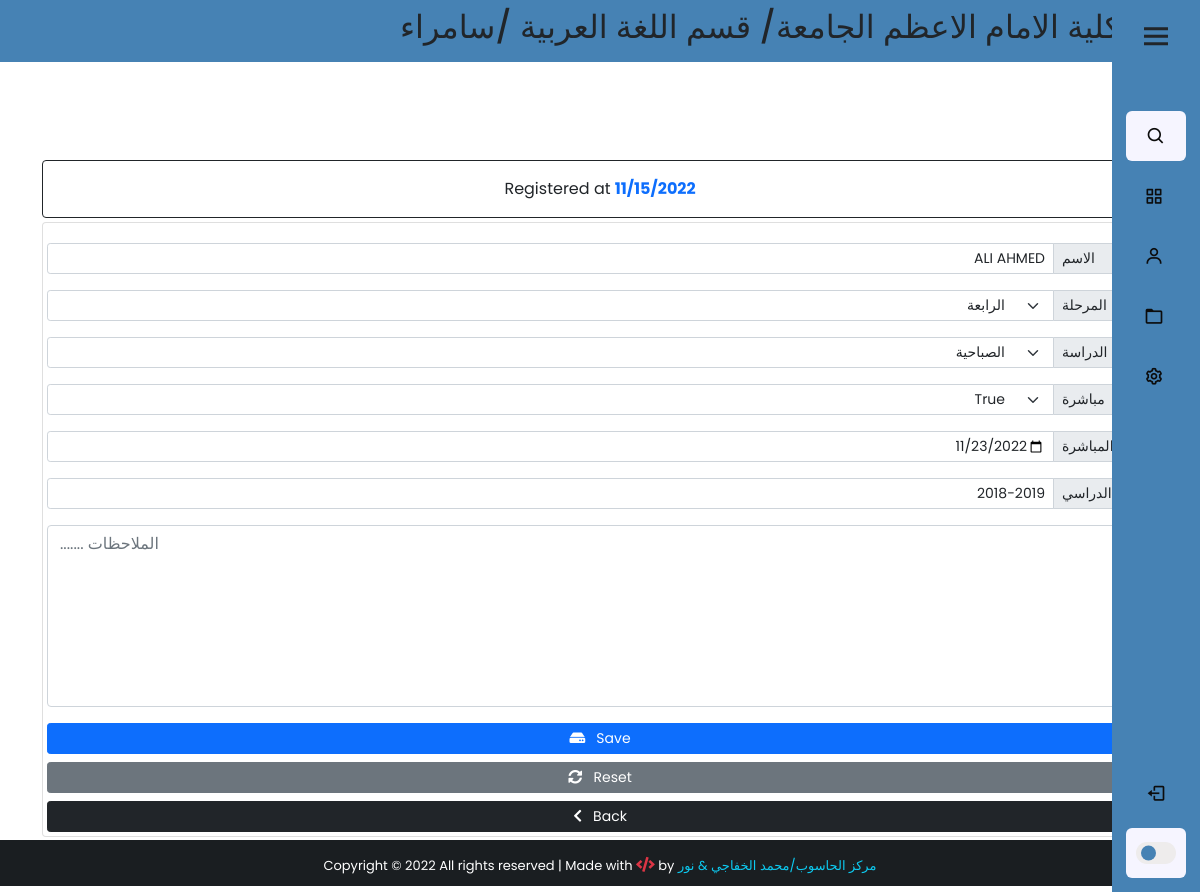
The page /all_student/5 (signed in) on the database its author committed.
### app/models.py (models this page shows, shortened)
class UserProfile(models.Model):
    user = models.OneToOneField(User,on_delete=models.PROTECT,verbose_name="اسم المستخدم")
    Dname = models.ForeignKey(Department,on_delete=models.PROTECT,verbose_name="القسم")
    Cname = models.ForeignKey(City,on_delete=models.PROTECT,verbose_name="المحافظة")
    class Meta:
        verbose_name_plural = "بروفايل المستخدمين"

class Department(models.Model):
    Dname = models.CharField(max_length=100,verbose_name="القسم")
    def __str__(self):
        return self.Dname
    class Meta:
        verbose_name_plural = "الاقسام العلمية"

class City(models.Model):
    Cname = models.CharField(max_length=100,verbose_name="المحافظة")
    def __str__(self):
        return self.Cname
    class Meta:
        verbose_name_plural = "المحافظات"

class AllStudents(models.Model):
    stage_list = (
        ("الاولى", "الاولى"),
        ("الثانية", "الثانية"),
        ("الثالثة", "الثالثة"),
        ("الرابعة", "الرابعة"),
    )
    study_list = (
        ("الصباحية", "الصباحية"),
        ("المسائية", "المسائية"),
    )
    user = models.CharField(max_length=100, verbose_name="اسم المستخدم")
    name = models.CharField(max_length=100, verbose_name="اسم الطالب/ة")
    Dname = models.CharField(max_length=100, verbose_name="القسم")
    Cname = models.CharField(max_length=100, verbose_name="المحافظة")
    stage = models.CharField(max_length=50, verbose_name="المرحلة", choices=stage_list,)
    state = models.BooleanField(max_length=100, verbose_name="مباشرة",default=True,null=True,blank=True)
    date = models.DateField(verbose_name="تاريخ المباشرة",null=True,blank=True)
    year = models.CharField(max_length=50, verbose_name="العام الدراسي")
    study = models.CharField(max_length=20,verbose_name="الدراسة", choices=study_list,null=True)
    note = models.TextField(blank=True, null=True, verbose_name="الملاحظات")
    img = models.ImageField(upload_to="%y/%m",null=True,blank=True)
    created_at = models.DateTimeField(auto_now_add=True)
    class Meta:
        verbose_name_plural = 'مباشرات الطلبة'

### app/views.py (the view)
# urls.py: path('all_student/<str:std_id>', views.all_student, name="allstudent"),
@cache_control(no_cache=True , must_revalidate=True,no_store=True)
@login_required(login_url='login')
def all_student(request, std_id):
    user = request.user.userprofile
    allstudent = AllStudents.objects.get(id=std_id)
    if allstudent != None:
        return render(request, 'AllStudents/edit-allstudent.html', {'allstd': allstudent,'user':user,})

### app/templates/AllStudents/edit-allstudent.html (shortened to what this page needs)
{% extends 'AllStudents/add_allstudent.html' %}
{% block card-title %} Registered at <span class="text-primary"><strong>{{allstd.created_at | date:'m/d/Y' }}</strong></span> {% endblock card-title %}
{% block value-name-all %} value="{{allstd.name}}" {% endblock value-name-all %}
{% block value-date-all %}  value="{{allstd.date | date:'Y-m-d'}}"  {% endblock value-date-all %}
{% block value-year-all %}  value="{{allstd.year}}"  {% endblock value-year-all %}
 {% block option-stage-all %} <option  style="background-color:#d3d3d3; color:red; font-weight:bold;">{{allstd.stage}}</option>{% endblock option-stage-all %}
 {% block value-stage-all %} value="{{allstd.stage}}"   {% endblock value-stage-all %}
  {% block option-study-all %} <option  style="background-color:#d3d3d3; color:red; font-weight:bold;">{{allstd.study}}</option>{% endblock option-study-all %}
 {% block value-study-all %} value="{{allstd.study}}"   {% endblock value-study-all %}
  {% block option-state-all %} <option  style="background-color:#d3d3d3; color:red; font-weight:bold;">{{allstd.state}}</option>{% endblock option-state-all %}
 {% block value-state-all %} value="{{allstd.state}}"   {% endblock value-state-all %}
{% block btn-content %} <i class="fas fa-hdd"></i>&nbsp;&nbsp; Save {% endblock btn-content %}
{% block btn-reset %}
<button type="reset" class="btn btn-secondary btn-sm"><i class="fas fa-sync-alt"></i>&nbsp;&nbsp; Reset</button>
{% endblock btn-reset %}
{% block Action %} action="/edit_allstudent/" {% endblock Action %}

### app/templates/AllStudents/add_allstudent.html (shortened to what this page needs)
{% extends 'base2.html' %}
{% block content %}
     <div class="container" style="padding-top:50px;">
          <div class="row">
               <div class="col-lg-12 col-sm-12">
                    <div class="card card-body border-dark  mt-5">
                         <span class="text-center">{% block card-title %}<span class="text-primary">أملئ الحقول بالمعلومات الصحيحة</span>{% endblock card-title %}</span>
                    </div>
                    <form {% block Action %} action="/add_allstudent/" {% endblock Action %} method="POST" enctype="multipart/form-data" class="card p-1 porder-dark mt-1">
                         <div class="input-group input-group-sm mb-3">
                              <input type="text" class="form-control text-end" name="name" id="name-all" placeholder="اسم الطالب/ة" required  {% block value-name-all %}{% endblock value-name-all %}>
                              <span class="input-group-text side-label ">الاسم</span>
                         </div>
                            <div class="input-group input-group-sm mb-3 ">
                              <select dir="ltr" class="form-select " name="stage" id="stage-all" required {% block value-stage-all %}{% endblock value-stage-all %}>
                                   {% block option-stage-all %}{% endblock option-stage-all %}
                              </select>
                               <span class="input-group-text side-label ">المرحلة</span>
                         </div>
                            <div class="input-group input-group-sm mb-3 ">
                              <select dir="ltr" class="form-select" name="study" id="study-all" required {% block value-study-all %}{% endblock value-study-all %}>
                                   {% block option-study-all %}{% endblock option-study-all %}
                              </select>
                               <label class="input-group-text side-label">الدراسة</label>
                         </div>
                          <div class="input-group input-group-sm mb-3 ">
                              <select dir="ltr" class="form-select" name="state" id="state-all" required {% block value-state-all %}{% endblock value-state-all %}>
                                    {% block option-state-all %}{% endblock option-state-all %}
                              </select>
                                <label class="input-group-text side-label">مباشرة</label>
                         </div>
                            <div class="input-group input-group-sm mb-3 ">
                              <input type="date" class="form-control text-end" name="date"  id="date-all" placeholder="تاريخ المباشرة" required {% block value-date-all %}{% endblock value-date-all %}>
                                <span class="input-group-text side-label text-center"> تاريخ المباشرة </span>
                         </div>
                            <div class="input-group input-group-sm mb-3 ">
                              <input type="text" class="form-control text-end" name="year" maxlength="10" id="year-all" placeholder="العام الدراسي" required {% block value-year-all %}{% endblock value-year-all %}>
                                <span class="input-group-text side-label text-center">العام الدراسي </span>
                         </div>
                         <div class="form-group">
                              <textarea class="form-control" name="note" id="note"   rows="7" placeholder="....... الملاحظات">{% block value-note-all %}{% endblock value-note-all %}</textarea>
                         </div>
                         <div class="d-grid gap-2 mt-3">
                              <button type="submit" class="btn btn-primary btn-sm"  id="btn-add-all">
                                  {% block btn-content %} <i class="fas fa-plus"></i>&nbsp;&nbsp; اضافة {% endblock btn-content %}
                              </button>
                              {% block btn-reset %} {% endblock btn-reset %}
                              <a href="{% url 'backendState' %}" class="btn btn-dark btn-sm"><i class="fas fa-chevron-left"></i>&nbsp;&nbsp; Back</a>
                         </div>
                    </form>
               </div>
          </div>
          </div>
{% endblock content %}

### app/templates/base2.html (shortened to what this page needs)
{% load static %}
<!DOCTYPE html>
<html lang="en">
<head>
    <link href="https://cdn.jsdelivr.net/npm/bootstrap@5.0.2/dist/css/bootstrap.min.css" rel="stylesheet">
    <link rel="stylesheet" href="https://use.fontawesome.com/releases/v5.15.4/css/all.css">
    <link rel="stylesheet" href="{% static 'css/style.css' %}">
</head>
<body style="overflow: scroll;">
{% include 'sidebar-dark.html' %}
 <div class="wrapper">
    <header>
        <nav class="navbar navbar-expand-id navbar-dark "style="background-color:steelblue; text-align:center;">
             <h2 class="text-dark text-outline-primary" style=" margin-left:400px;">كلية الامام الاعظم الجامعة/ قسم  {{user.Dname}}  /{{user.Cname}}</h2>
        </nav>
    </header>
    {% block content %}
    {% endblock content %}
         </div>
 {% include 'footer.html' %}
</body>
</html>

### std_collage/static/css/style.css (style rules this page uses)
html , body { height: 100%; margin: 0; max-width: 100%; overflow-y: hidden; }
.wrapper { min-height:100%; margin-bottom: -50px; }
.side-label { width:100px; }
select, option { text-align:right; }

### std_collage/static/css/sidebar-dark.css (style rules this page uses)
* { margin: 0; padding: 0; box-sizing: border-box; font-family: 'Poppins', sans-serif; }
:root { --body-color: white ; --sidebar-color:steelblue; --primary-color: cornflowerblue; --primary-color-light: #F6F5FF; --toggle-color: rgb(238, 236, 236); --text-color: #0c0c0c; --tran-03: all 0.2s ease; --tran-03: all 0.3s ease; --tran-04: all 0.3s ease; --tran-05: all 0.3s ease; }
body { min-height: 100vh; background-color: var(--body-color); transition: var(--tran-05); }

### rows shown on the page
UserProfile: Dname "اللغة العربية", Cname "سامراء"
AllStudents: created_at "11/15/2022", name "ALI AHMED", stage "الرابعة", study "الصباحية", state "True", date "11/23/2022", year "2018-2019"
